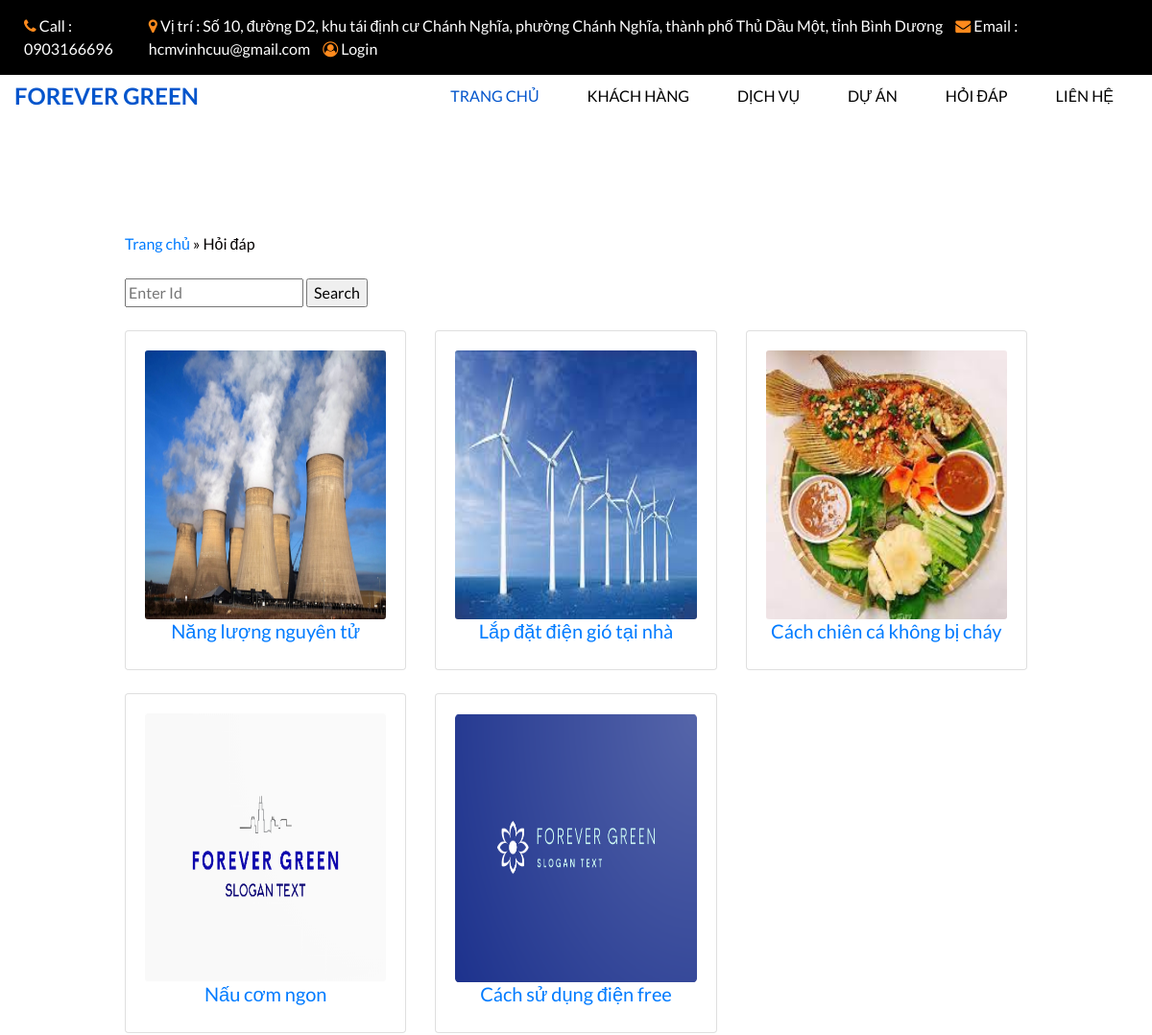
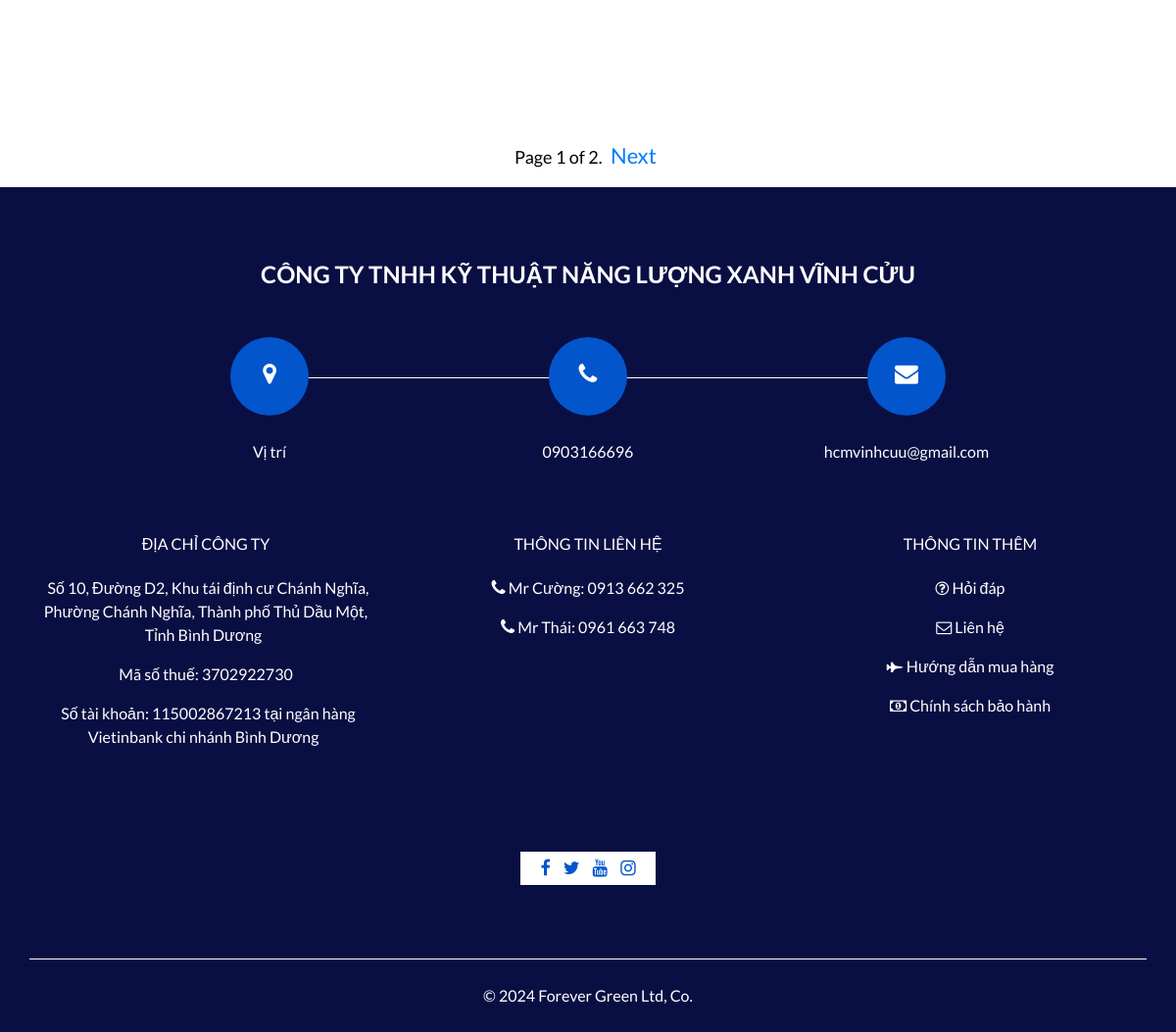
/posts/, run on the app's committed database (2 pictures, top to bottom).
### posts/models.py (models this page shows, shortened)
class Post(models.Model):
    title = models.CharField(max_length = 255)
    body = models.TextField()
    date = models.DateTimeField(auto_now_add = True)
    image = models.ImageField(null = True)

### posts/views.py (the view)
# urls.py: path('', views.list, name='customer'),
def list(request):
    limit = 5
    page = request.GET.get("page", 1)
    keyword = request.GET.get("keyword")
    if keyword:
        posts_list = Post.objects.filter(title__icontains = keyword)
    else:
        posts_list = Post.objects.all()
    posts_list = posts_list.order_by("-date").values()
    posts_paginator = Paginator(posts_list, limit)
    try:
        posts_paginator = posts_paginator.get_page(page)
    except PageNotAnInteger:
        posts_paginator = posts_paginator.get_page(1)
    except EmptyPage:
         posts_paginator = posts_paginator.get_page(posts_paginator.num_pages)
    context = {
        "Posts": posts_paginator,
        "keyword": keyword if keyword else "",
    }
    return render(request, 'pages/allposts.html', context)

### posts/templates/pages/allposts.html (shortened to what this page needs)
{% extends "pages/base.html"%}
{% load static %}
{% block content %}
   <div class="container-fluid">
    <div class="row justify-content-center">
      <div class="col-lg-10">
        <section class="about_section layout_padding">
          <div class="container">
            <div class="breadcrumbs" typeof="BreadcrumbList" vocab="http://schema.org/">
              <span>
                  <span>
                      <a href="{% url 'home' %}">Trang chủ</a> »
                          <span class="breadcrumb_last" aria-current="page">Hỏi đáp</span>
                  </span>
              </span>
          </div>
          <br>
          <form action="" method="GET">
            <input type="text" placeholder="Enter Id" name="keyword" value="{{ keyword }}" />
            <input type="submit" value="Search" />
          </form>
          <br>
            <div class="row">
              {% for post in Posts %}
              <div class="col-lg-4">
                <div class="card mb-4">
                  <div class="card-body text-center">
                    <img src="/media/{{post.image}}" class="card-img" width="400" height="280">
                    <h5 class="post-title"><a href="{% url 'post' post.id %}">{{ post.title }}</a></h5>
                  </div>
                </div>
              </div>
              {% endfor %}
            </div>
          </div>
        </section>
      </div>
    </div>
  </div>
  <nav aria-label="Page navigation example">
    <ul class="pagination justify-content-center">
        <li class="page-item disabled">
            <div class="pagination">
                <span class="step-links">
                    <span class="current">
                        Page {{ Posts.number }} of {{ Posts.paginator.num_pages }}.
                    </span>
                    {% if Posts.has_next %}
                    <a href="?page={{ Posts.next_page_number }}">Next</a>
                    {% endif %}
                </span>
            </div>
        </li>
    </ul>
  </nav>
{%endblock%}

### app/static/css/style.css (style rules this page uses)
body { font-family: 'Lato', sans-serif; color: #040000; }
input[type="text"], input[type="email"], input[type="tel"] { color: black; }
.layout_padding { padding-top: 120px; padding-bottom: 120px; }
a, a:hover, a:focus { text-decoration: none; }
.about_section .row { -webkit-box-align: center; -ms-flex-align: center; align-items: center; }

### app/static/css/responsive.css (style rules this page uses)
@media (min-width: 1200px) { .container { max-width: 1170px; } }

### posts/templates/pages/allposts.html (style rules this page uses)
.pagination a { font-size: 22px; margin: 0 5px; }
.current { font-size: 18px; }

### data on the page
Post: image (picture), title "Năng lượng nguyên tử"
Post: image (picture), title "Lắp đặt điện gió tại nhà"
Post: image (picture), title "Cách chiên cá không bị cháy"
Post: image (picture), title "Nấu cơm ngon"
Post: image (picture), title "Cách sử dụng điện free"

### other printed values
{{ Posts.number }} "1"
{{ Posts.paginator.num_pages }} "2"
